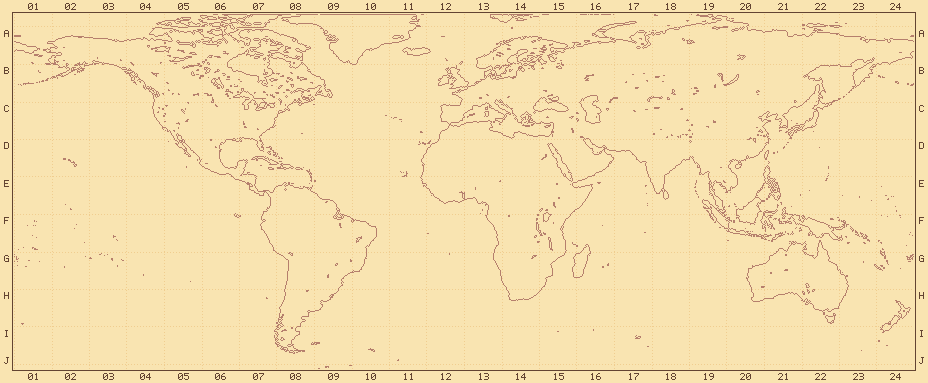
#> input picture pipeline/scene/data/terrain_cache/11_313_725.png, 928 x 383 px
$ python make_window_view.py
#> lines starting #> are read from the running program, lines starting #| are printed output that depends on the picture
"""Render the view out of the cabin's window: a panorama from a real Pacific Northwest summit.

python3 make_window_view.py [--site saddle] [--preview out.png]
    ->  window_view.png, window_view_depth.png, window_view_meta.json

The cabin sits on top of a coastal mountain. This ray-marches real terrain around the summit
(AWS Terrain Tiles, the open "terrarium" elevation tiles: SRTM / GMTED / ETOPO1, public, including
the sea floor) into a cylindrical panorama: forested ridges falling away to the coast, the beach
and surf line, the Pacific out to the horizon (with the Earth's curvature). Nothing is painted.

The sky is left transparent: in the game the animated storm (toon.gdshader's storm_sky) shows
through, and the same sky colour hazes the distance, so the view follows day 1's blue storm and
day 2's orange one. So the PNG's channels are:
  rgb    the land / sea colour without haze (sRGB)
  alpha  how much of it shows through the haze: 1 close by, falling with distance; 0 is sky
and window_view_depth.png, for the weather (scripts/room/weather.gd: fog filling the valleys and the
sea below the summit, thicker or thinner haze):
  red    distance, log scale: 0 at DEPTH_NEAR_M (and the firs), 1 at FAR_M and the sky
  green  the ground's height, 0..DEPTH_TOP_M (the firs: the summit's)
  blue   1 on water

Downloaded tiles are cached in data/terrain_cache/ (git-ignored). make_ui_assets.py copies the
result into ui/. toon.gdshader (kind 3) reads it through window_view_meta.json's numbers, which
room_materials.gd passes on.
"""
import argparse, io, json, math, urllib.request
from pathlib import Path

import numpy as np
from PIL import Image

HERE = Path(__file__).resolve().parent
CACHE = HERE / 'data' / 'terrain_cache'
TILE_URL = 'https://s3.amazonaws.com/elevation-tiles-prod/terrarium/{z}/{x}/{y}.png'

# summit (lat, lon), the heading the window faces (degrees from north) and a note.
SITES = {
    'saddle': (45.9626, -123.6886, 262.0, 'Saddle Mountain, Oregon: the Columbia bar, Seaside, Tillamook Head'),
    'neahkahnie': (45.7445, -123.9375, 185.0, 'Neahkahnie Mountain, Oregon: the coast running south past Nehalem Bay'),
    'marys': (44.5045, -123.5527, 270.0, "Marys Peak, Oregon: the Coast Range's highest, the sea beyond"),
    'colonel_bob': (47.4815, -123.7556, 255.0, 'Colonel Bob, Olympic Mountains: Lake Quinault, the Pacific'),
}

ZOOM = 11                     # ~55 m per DEM pixel at these latitudes
RADIUS_M = 75_000.0           # terrain loaded this far out (the sea runs on to the horizon past it)
FAR_M = 120_000.0             # rays end here
EYE_ABOVE = 14.0              # m: the window above the summit's highest ground
SUMMIT_SEARCH_M = 250.0       # m: look this far around a site's point for its top
EARTH_R = 6_371_000.0
REFRACTION = 0.13

W, H = 1280, 440              # panorama pixels
HFOV = 160.0                  # degrees across, centred on the heading
PITCH_TOP, PITCH_BOTTOM = 20.0, -35.0

DEPTH_NEAR_M = 15.0           # window_view_depth.png's red channel: log distance from here to FAR_M
DEPTH_TOP_M = 1000.0          # ... and its green: height above the sea, up to this
HAZE_M = 30_000.0             # distance over which the haze takes ~63% of a colour
SEA_HAZE_M = 90_000.0
SEA_MIN_SHOW = 0.35           # the sea never hazes away completely, so the horizon reads

# colours (linear) before lighting. The game's 40-colour palette (assets/palette.json) has no
# greens: the forest is its dark teals, the sea its blues, the beach its creams.
FOREST_NEAR = np.array([0.010, 0.050, 0.065])
FOREST_FAR = np.array([0.018, 0.070, 0.110])
CLEARING = np.array([0.050, 0.100, 0.090])
ROCK = np.array([0.10, 0.10, 0.11])
SNOW = np.array([0.70, 0.74, 0.80])
SAND = np.array([0.45, 0.33, 0.17])
SEA = np.array([0.012, 0.100, 0.200])
SEA_FAR = np.array([0.030, 0.160, 0.280])
SURF = np.array([0.38, 0.72, 0.67])
FIR = np.array([0.006, 0.018, 0.030])          # the near trees' silhouettes
FIR_TOP_DEG = -16.0           # the firs' tips, straight towards the coast...
SITES_HEADING_COAST = 195.0   # ...which lies this way (degrees from north)
SUN = np.array([-0.55, -0.35, 0.76])            # east, north, up: soft light from the south-west


# ---------------------------------------------------------------- terrain
def tile_xy(lat, lon, z):
    n = 2 ** z
    x = (lon + 180.0) / 360.0 * n
    y = (1.0 - math.asinh(math.tan(math.radians(lat))) / math.pi) / 2.0 * n
    return x, y


def fetch_tile(z, x, y):
#> called with z = 11, x = 313, y = 725
    path = CACHE / f'{z}_{x}_{y}.png'
    if not path.exists():
        CACHE.mkdir(parents=True, exist_ok=True)
        req = urllib.request.Request(TILE_URL.format(z=z, x=x, y=y), headers={'User-Agent': 'terrain-panorama'})
        path.write_bytes(urllib.request.urlopen(req, timeout=60).read())
    rgb = np.asarray(Image.open(path).convert('RGB'), dtype=np.float64)
    return rgb[..., 0] * 256.0 + rgb[..., 1] + rgb[..., 2] / 256.0 - 32768.0
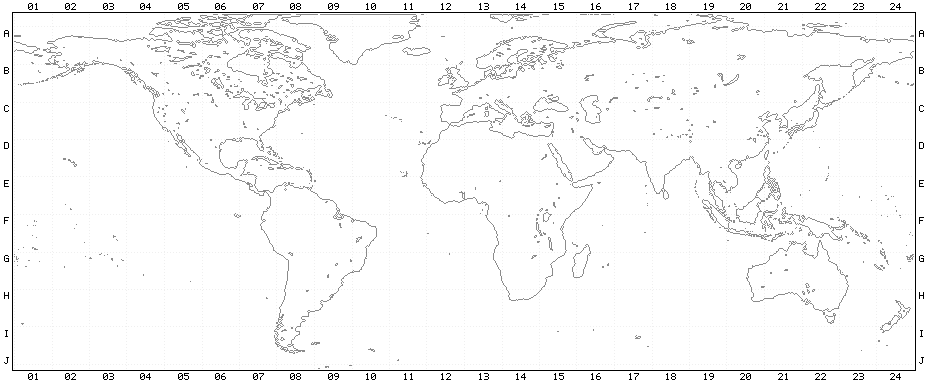
#> returned value: shape (383, 928) float64; min -7355.8, max 31204.7, mean 30103.2; drawn with min black and max white


class Terrain:
    """an elevation mosaic in Web Mercator tile pixels, sampled bilinearly by lat/lon"""

    def __init__(self, lat, lon):
        self.lat0, self.lon0 = lat, lon
        dlat = RADIUS_M / 111_320.0
        dlon = RADIUS_M / (111_320.0 * math.cos(math.radians(lat)))
        x0, y0 = tile_xy(lat + dlat, lon - dlon, ZOOM)
        x1, y1 = tile_xy(lat - dlat, lon + dlon, ZOOM)
        self.tx0, self.ty0 = int(x0), int(y0)
        nx, ny = int(x1) - self.tx0 + 1, int(y1) - self.ty0 + 1
        print(f'terrain: {nx * ny} tiles at zoom {ZOOM}')
        self.h = np.zeros((ny * 256, nx * 256))
        for j in range(ny):
            for i in range(nx):
#> (the run stopped early here; a loop or call above may not have finished)

$ run again, on pipeline/scene/data/terrain_cache/11_313_725.png
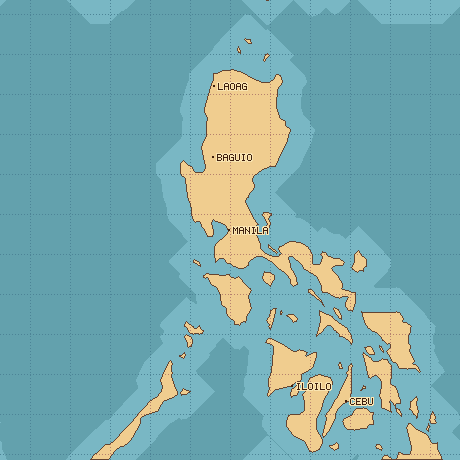
#> input picture pipeline/scene/data/terrain_cache/11_313_725.png, 460 x 460 px
#> in fetch_tile, `return rgb[..., 0] * 256.0 + rgb[..., 1] + rgb[..., 2] / 256.0 - 32768.0`:
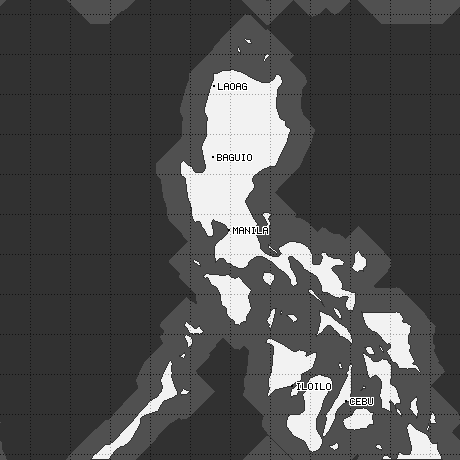
#> returned value: shape (460, 460) float64; min -16608.9, max 31204.7, mean -1760.9; drawn with min black and max white

$ run again, on pipeline/scene/data/terrain_cache/11_313_725.png
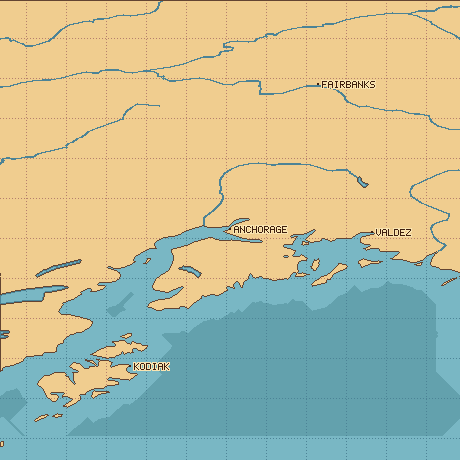
#> input picture pipeline/scene/data/terrain_cache/11_313_725.png, 460 x 460 px
#> in fetch_tile, `return rgb[..., 0] * 256.0 + rgb[..., 1] + rgb[..., 2] / 256.0 - 32768.0`:
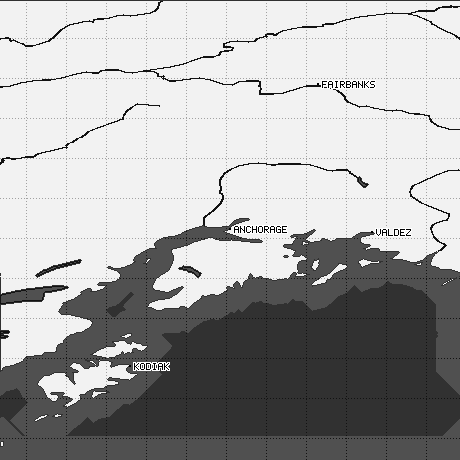
#> returned value: shape (460, 460) float64; min -16608.9, max 31204.7, mean 15131.1; drawn with min black and max white

$ run again, on pipeline/scene/data/terrain_cache/11_313_725.png
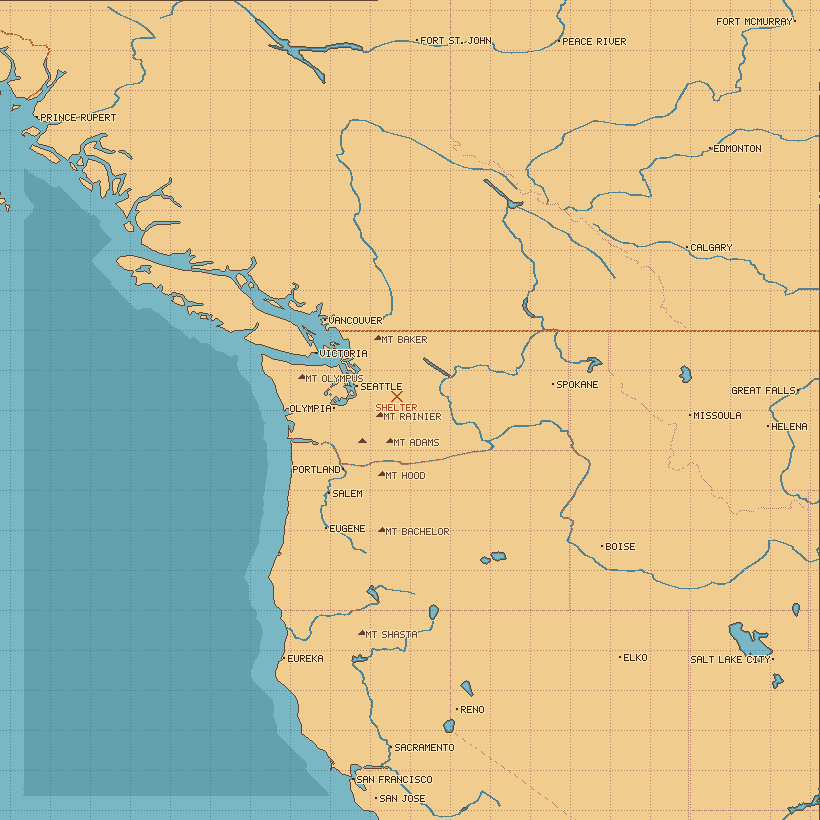
#> input picture pipeline/scene/data/terrain_cache/11_313_725.png, 820 x 820 px
#> in fetch_tile, `return rgb[..., 0] * 256.0 + rgb[..., 1] + rgb[..., 2] / 256.0 - 32768.0`:
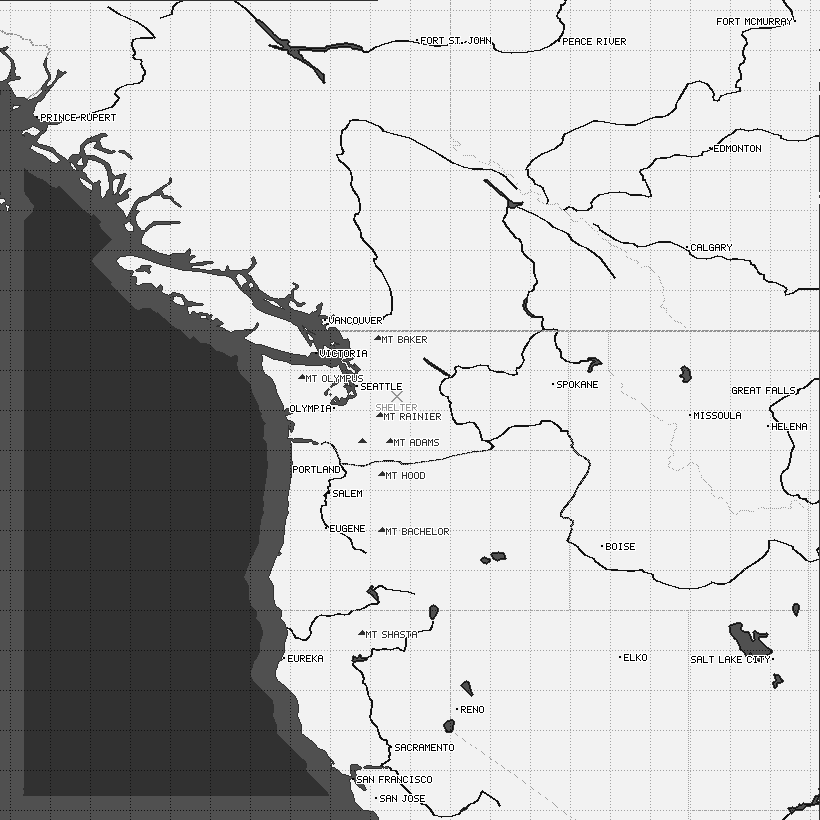
#> returned value: shape (820, 820) float64; min -16608.9, max 31204.7, mean 18586.2; drawn with min black and max white
